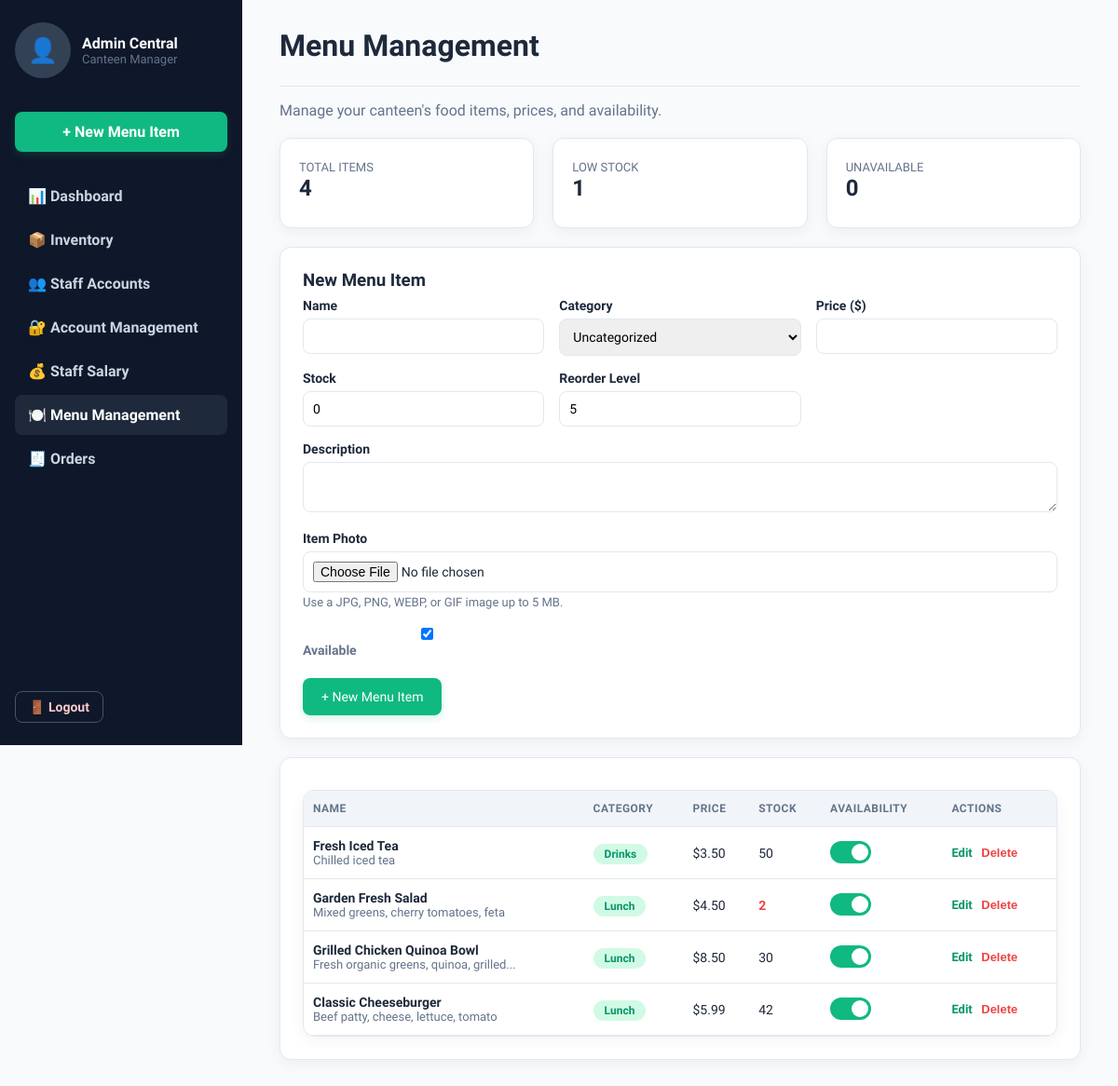
Page /views/admin/menu_management.php (signed in) on the committed database.
### tables this page shows
CREATE TABLE menu_items (
    id INT AUTO_INCREMENT PRIMARY KEY,
    category_id INT,
    name VARCHAR(150) NOT NULL,
    description TEXT,
    price DECIMAL(10,2) NOT NULL,
    image VARCHAR(255) DEFAULT NULL,
    current_stock INT DEFAULT 0,
    reorder_level INT DEFAULT 5,
    is_active TINYINT(1) DEFAULT 1,
    created_at TIMESTAMP DEFAULT CURRENT_TIMESTAMP,
    FOREIGN KEY (category_id) REFERENCES categories(id) ON DELETE SET NULL
);

CREATE TABLE categories (
    id INT AUTO_INCREMENT PRIMARY KEY,
    name VARCHAR(100) NOT NULL
);

### config/config.php (called while the page is built, shortened)
<?php
function isLoggedIn() {
    return isset($_SESSION['user_id']);
}
function isAdmin() {
    return isLoggedIn() && ($_SESSION['role'] === 'admin' || staffRoleIs(['manager', 'admin']));
}
function e($str) {
    return htmlspecialchars($str ?? '', ENT_QUOTES, 'UTF-8');
}

### controllers/MenuController.php (called while the page is built, shortened)
<?php
require_once __DIR__ . '/../models/MenuItem.php';
class MenuController {
    public $menuItemModel;
    public function __construct($db) {
        $this->menuItemModel = new MenuItem($db);
    }
    public function listAll() {
        return $this->menuItemModel->all(false);
    }
}

### models/MenuItem.php (called while the page is built, shortened)
<?php
class MenuItem {
    private $conn;
    private $table = 'menu_items';
    public function __construct($db) {
        $this->conn = $db;
    }
    public function all($onlyActive = false) {
        $sql = "SELECT mi.*, c.name AS category_name FROM {$this->table} mi
                LEFT JOIN categories c ON mi.category_id = c.id";
        $sql .= " ORDER BY mi.id DESC";
        return $this->conn->query($sql)->fetchAll(PDO::FETCH_ASSOC);
    }
    public function counts() {
        $total = $this->conn->query("SELECT COUNT(*) FROM {$this->table}")->fetchColumn();
        $low = $this->conn->query("SELECT COUNT(*) FROM {$this->table} WHERE current_stock <= reorder_level AND current_stock > 0")->fetchColumn();
        $unavailable = $this->conn->query("SELECT COUNT(*) FROM {$this->table} WHERE is_active = 0")->fetchColumn();
        return ['total' => $total, 'low' => $low, 'unavailable' => $unavailable];
    }
}

### views/admin/menu_management.php (the view, shortened to what this page needs)
<?php
require_once __DIR__ . '/../../config/config.php';
require_once __DIR__ . '/../../controllers/MenuController.php';
$database = new Database();
$db = $database->connect();
$menuController = new MenuController($db);
$editItem = null;
$items = $menuController->listAll();
$counts = $menuController->menuItemModel->counts();
?>
<!DOCTYPE html>
<html lang="en">
<head>
<link rel="stylesheet" href="<?= BASE_URL ?>/public/css/style.css">
</head>
<body class="admin-body">
<?php include __DIR__ . '/../partials/header_admin.php'; ?>
<main class="admin-main">
    <header class="admin-topbar">
        <h1>Menu Management</h1>
    </header>
    <p class="muted">Manage your canteen's food items, prices, and availability.</p>
    <div class="stat-grid three">
        <div class="stat-card"><span class="muted small">TOTAL ITEMS</span><h2><?= $counts['total'] ?></h2></div>
        <div class="stat-card"><span class="muted small">LOW STOCK</span><h2><?= $counts['low'] ?></h2></div>
        <div class="stat-card"><span class="muted small">UNAVAILABLE</span><h2><?= $counts['unavailable'] ?></h2></div>
    </div>
    <div class="card">
        <h3><?= $editItem ? 'Edit Item' : 'New Menu Item' ?></h3>
        <form method="POST" enctype="multipart/form-data" class="grid-form">
            <div>
                <label>Name</label>
                <input type="text" name="name" required value="<?= e($editItem['name'] ?? '') ?>">
            </div>
            <div>
                <label>Category</label>
                <select name="category_id">
                    <option value="">Uncategorized</option>
                </select>
            </div>
            <div>
                <label>Price ($)</label>
                <input type="number" step="0.01" name="price" required value="<?= e($editItem['price'] ?? '') ?>">
            </div>
            <div>
                <label>Stock</label>
                <input type="number" name="current_stock" required value="<?= e($editItem['current_stock'] ?? 0) ?>">
            </div>
            <div>
                <label>Reorder Level</label>
                <input type="number" name="reorder_level" required value="<?= e($editItem['reorder_level'] ?? 5) ?>">
            </div>
            <div class="full-width">
                <label>Description</label>
                <textarea name="description" rows="2"><?= e($editItem['description'] ?? '') ?></textarea>
            </div>
            <div class="full-width">
                <label>Item Photo</label>
                <input type="file" name="image" accept="image/jpeg,image/png,image/webp,image/gif">
                <span class="muted small">Use a JPG, PNG, WEBP, or GIF image up to 5 MB.</span>
            </div>
            <div>
                <label class="checkbox"><input type="checkbox" name="is_active" <?= (!$editItem || $editItem['is_active']) ? 'checked' : '' ?>> Available</label>
            </div>
            <div class="full-width">
                <button type="submit" name="save_item" class="btn-primary"><?= $editItem ? 'Update Item' : '+ New Menu Item' ?></button>
            </div>
        </form>
    </div>
    <div class="card">
        <table class="data-table">
            <thead>
            <tr><th>Name</th><th>Category</th><th>Price</th><th>Stock</th><th>Availability</th><th>Actions</th></tr>
            </thead>
            <tbody>
            <?php foreach ($items as $item): ?>
                <tr>
                    <td>
                        <strong <?= !$item['is_active'] ? 'style="text-decoration:line-through;color:#999"' : '' ?>><?= e($item['name']) ?></strong>
                        <div class="muted small"><?= e(mb_strimwidth($item['description'] ?? '', 0, 40, '...')) ?></div>
                    </td>
                    <td><span class="tag"><?= e($item['category_name'] ?? 'Uncategorized') ?></span></td>
                    <td>$<?= number_format($item['price'], 2) ?></td>
                    <td class="<?= $item['current_stock'] <= $item['reorder_level'] ? 'danger' : '' ?>"><?= (int)$item['current_stock'] ?></td>
                    <td>
                        <form method="POST" style="display:inline">
                            <button type="submit" class="toggle-switch <?= $item['is_active'] ? 'on' : '' ?>"></button>
                        </form>
                    </td>
                    <td>
                        <a href="?edit=<?= $item['id'] ?>" class="link small">Edit</a>
                        <form method="POST" style="display:inline" onsubmit="return confirm('Delete this item?')">
                            <button type="submit" class="link-danger small">Delete</button>
                        </form>
                    </td>
                </tr>
            <?php endforeach; ?>
            </tbody>
        </table>
    </div>
</main>
</body>
</html>

### views/partials/header_admin.php
<?php
$current = basename($_SERVER['PHP_SELF']);
?>
<aside class="admin-sidebar">
    <div class="admin-user">
        <div class="avatar-circle">👤</div>
        <div>
            <strong><?= e($_SESSION['name'] ?? 'Admin') ?></strong>
            <div class="muted small">Canteen Manager</div>
        </div>
    </div>
    <a href="<?= BASE_URL ?>/views/admin/menu_management.php" class="btn-primary btn-block sidebar-cta">+ New Menu Item</a>
    <nav class="sidebar-nav">
        <a href="<?= BASE_URL ?>/views/admin/dashboard.php" class="<?= $current === 'dashboard.php' ? 'active' : '' ?>">📊 Dashboard</a>
        <a href="<?= BASE_URL ?>/views/admin/inventory.php" class="<?= $current === 'inventory.php' ? 'active' : '' ?>">📦 Inventory</a>
        <a href="<?= BASE_URL ?>/views/admin/staff_management.php" class="<?= $current === 'staff_management.php' ? 'active' : '' ?>">👥 Staff Accounts</a>
        <a href="<?= BASE_URL ?>/views/admin/account_management.php" class="<?= $current === 'account_management.php' ? 'active' : '' ?>">🔐 Account Management</a>
        <a href="<?= BASE_URL ?>/views/admin/staff_payroll.php" class="<?= $current === 'staff_payroll.php' ? 'active' : '' ?>">💰 Staff Salary</a>
        <a href="<?= BASE_URL ?>/views/admin/menu_management.php" class="<?= $current === 'menu_management.php' ? 'active' : '' ?>">🍽️ Menu Management</a>
        <a href="<?= BASE_URL ?>/views/admin/orders.php" class="<?= $current === 'orders.php' ? 'active' : '' ?>">🧾 Orders</a>
    </nav>
    <div class="sidebar-footer">
        <a href="<?= BASE_URL ?>/logout.php" class="logout-button">🚪 Logout</a>
    </div>
</aside>

### rows in the picture
menu_items: name "Fresh Iced Tea", description "Chilled iced tea", category.name "Drinks", price "3.50", current_stock "50", is_active 1 (drawn)
menu_items: name "Garden Fresh Salad", description "Mixed greens, cherry tomatoes, feta", category.name "Lunch", price "4.50", current_stock "2", is_active 1 (drawn)
menu_items: name "Grilled Chicken Quinoa Bowl", description "Fresh organic greens, quinoa, grilled...", category.name "Lunch", price "8.50", current_stock "30", is_active 1 (drawn)
menu_items: name "Classic Cheeseburger", description "Beef patty, cheese, lettuce, tomato", category.name "Lunch", price "5.99", current_stock "42", is_active 1 (drawn)

### other values in the picture
$_SESSION['name'] "Admin Central"
$counts['total'] "4"
$counts['low'] "1"
$counts['unavailable'] "0"
